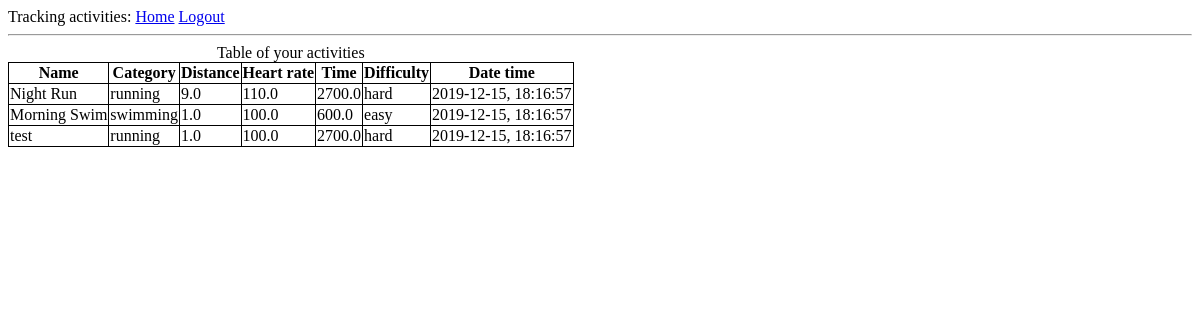
The app's page /user/activities (signed in), older data.
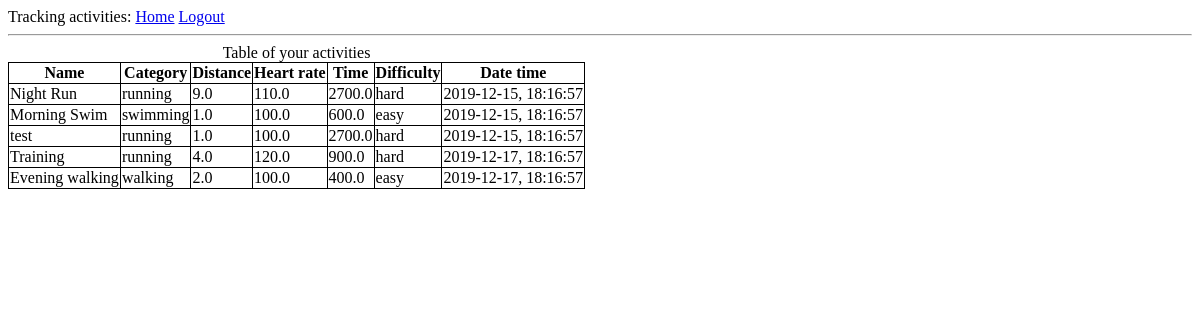
The same page, newer data.
### app/models.py (models this page shows)
class ActivityRecord(db.Model):
    id = db.Column(db.Integer, primary_key=True)
    name = db.Column(db.String(64))
    category = db.Column(db.String(64))
    distance = db.Column(db.Float)
    heart_rate = db.Column(db.Float)
    time = db.Column(db.Float)
    difficulty = db.Column(db.String(15))
    date_time = db.Column(db.String(40))
    is_favorite = db.Column(db.Boolean)
    user_id = db.Column(db.Integer, db.ForeignKey('user.id'))

### app/routes.py (the view)
@app.route('/user/activities', methods=['GET'])
@login_required
def table_activities():
    records = []
    for record in current_user.records:
        date_time = datetime.fromisoformat(record.date_time)
        tmp = datetime.fromisoformat(date_time.isoformat(timespec='seconds'))
        elem = {
            "name": record.name,
            "category": record.category,
            "distance": record.distance,
            "heart_rate": record.heart_rate,
            "time": record.time,
            "difficulty": record.difficulty,
            "date_time": (str(date_time.date()) + ", " + str(tmp.time()))
        }
        records.append(elem)
    return render_template('table_activities.html', title='Table activities', records=records)

### app/models.py (called while the page is built)
@login.user_loader
def load_user(id):
    return User.query.get(int(id))

### app/templates/table_activities.html
{% extends "base.html" %}
{% block content %}
    <table>
        <caption>Table of your activities</caption>
        <tr>
            <th>Name</th>
            <th>Category</th>
            <th>Distance</th>
            <th>Heart rate</th>
            <th>Time</th>
            <th>Difficulty</th>
            <th>Date time</th>
        </tr>
        {% for record in records %}
            <tr>
                <td>{{ record.name }}</td>
                <td>{{ record.category }}</td>
                <td>{{ record.distance }}</td>
                <td>{{ record.heart_rate }}</td>
                <td>{{ record.time }}</td>
                <td>{{ record.difficulty }}</td>
                <td>{{ record.date_time }}</td>
            </tr>
        {% endfor %}
    </table>
{% endblock %}

Row changes from the older to the newer data that the page shows:
added ActivityRecord: name "Training", category "running", distance "4.0", heart_rate "120.0", time "900.0", difficulty "hard", date_time "2019-12-17, 18:16:57"
added ActivityRecord: name "Evening walking", category "walking", distance "2.0", heart_rate "100.0", time "400.0", difficulty "easy", date_time "2019-12-17, 18:16:57"
